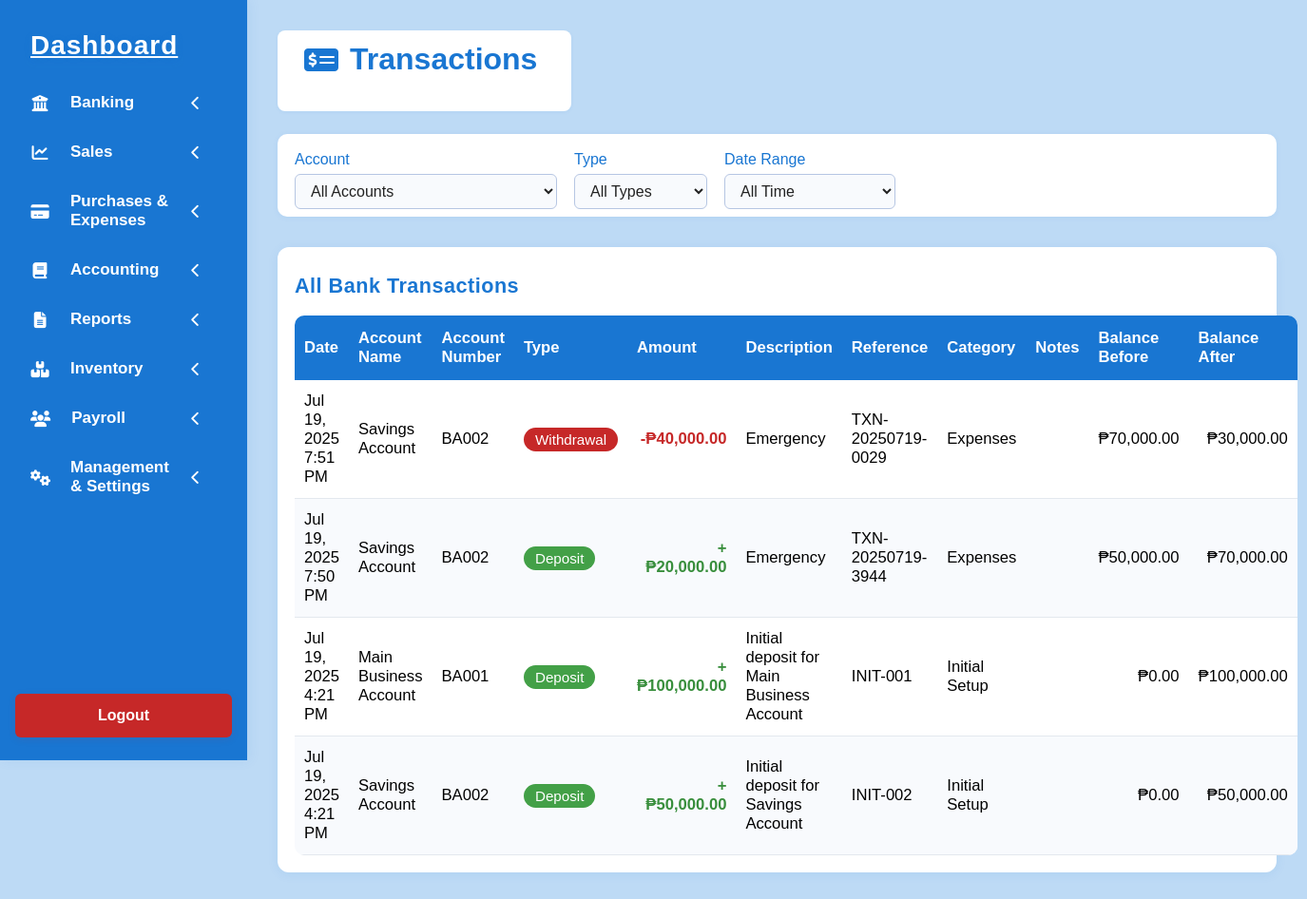
Screenshot of /Banking_files/Transaction_form.php with the database file from the repository.
### tables this page shows
CREATE TABLE `bank_transactions` (
  `id` int(11) NOT NULL,
  `bank_account_id` int(11) NOT NULL,
  `transaction_type` enum('deposit','withdrawal','transfer_in','transfer_out','fee','interest','adjustment') NOT NULL,
  `amount` decimal(15,2) NOT NULL,
  `balance_before` decimal(15,2) NOT NULL,
  `balance_after` decimal(15,2) NOT NULL,
  `description` varchar(255) NOT NULL,
  `reference_number` varchar(100) DEFAULT NULL,
  `transaction_date` datetime NOT NULL DEFAULT current_timestamp(),
  `category` varchar(100) DEFAULT NULL,
  `notes` text DEFAULT NULL,
  `user_id` int(11) DEFAULT NULL,
  `related_transaction_id` int(11) DEFAULT NULL,
  `status` enum('pending','completed','cancelled','failed') DEFAULT 'completed',
  `created_at` timestamp NOT NULL DEFAULT current_timestamp()
);

CREATE TABLE `bank_accounts` (
  `id` int(11) NOT NULL,
  `account_name` varchar(100) NOT NULL,
  `account_number` varchar(50) DEFAULT NULL,
  `account_type` enum('checking','savings','business','investment') DEFAULT 'checking',
  `initial_balance` decimal(15,2) NOT NULL DEFAULT 0.00,
  `current_balance` decimal(15,2) NOT NULL DEFAULT 0.00,
  `currency` varchar(10) DEFAULT 'PHP',
  `description` text DEFAULT NULL,
  `status` enum('active','inactive','closed') DEFAULT 'active',
  `created_at` timestamp NOT NULL DEFAULT current_timestamp(),
  `updated_at` timestamp NOT NULL DEFAULT current_timestamp() ON UPDATE current_timestamp()
);

### Banking_files/Transaction_form.php (the view, shortened to what this page needs)
<?php include '../dashboard_things/sidebar_form.php'; ?>
<?php
include '../includes_files/connection.php';
$date_filter = isset($_GET['date_filter']) ? $_GET['date_filter'] : 'all_time';
$where = [];
$where_sql = $where ? 'WHERE ' . implode(' AND ', $where) : '';
$sql = "SELECT bt.*, ba.account_name, ba.account_number FROM bank_transactions bt JOIN bank_accounts ba ON bt.bank_account_id = ba.id $where_sql ORDER BY bt.transaction_date DESC";
$stmt = $conn->prepare($sql);
$stmt->execute();
$result = $stmt->get_result();
?>
<!DOCTYPE html>
<html lang="en">
<head>
    <link rel="stylesheet" href="transaction.css">
</head>
<body>
    <div class="main-content">
        <div class="section-title-box">
            <h1 class="section-title"><i class="fa-solid fa-money-check-dollar"></i> Transactions</h1>
        </div>
        <form class="transactions-filter-bar" method="get" id="filterForm">
            <div style="display: flex; flex-direction: column; gap: 4px;">
                <label for="account_id" style="color:#1976d2; font-weight:500;">Account</label>
                <select name="account_id" id="account_id" style="padding:8px 12px; border-radius:6px; border:1px solid #b6c6e3; min-width:160px;">
                    <option value="">All Accounts</option>
                </select>
            </div>
            <div style="display: flex; flex-direction: column; gap: 4px;">
                <label for="type" style="color:#1976d2; font-weight:500;">Type</label>
                <select name="type" id="type" style="padding:8px 12px; border-radius:6px; border:1px solid #b6c6e3; min-width:140px;">
                    <option value="">All Types</option>
                </select>
            </div>
            <div style="display: flex; flex-direction: column; gap: 4px; min-width:180px;">
                <label for="date_filter" style="color:#1976d2; font-weight:500;">Date Range</label>
                <select name="date_filter" id="date_filter" style="padding:8px 12px; border-radius:6px; border:1px solid #b6c6e3;">
                    <option value="all_time" <?= ($date_filter=='all_time')?'selected':'' ?>>All Time</option>
                </select>
            </div>
        </form>
        <div class="transactions-table-container">
            <h2 class="transactions-table-title">All Bank Transactions</h2>
            <table class="transactions-table">
                <thead>
                    <tr>
                        <th>Date</th>
                        <th>Account Name</th>
                        <th>Account Number</th>
                        <th>Type</th>
                        <th>Amount</th>
                        <th>Description</th>
                        <th>Reference</th>
                        <th>Category</th>
                        <th>Notes</th>
                        <th>Balance Before</th>
                        <th>Balance After</th>
                    </tr>
                </thead>
                <tbody>
                <?php if ($result && $result->num_rows > 0): ?>
                    <?php while($row = $result->fetch_assoc()): ?>
                        <tr>
                            <td><?= htmlspecialchars(date('M j, Y g:i A', strtotime($row['transaction_date']))) ?></td>
                            <td><?= htmlspecialchars($row['account_name']) ?></td>
                            <td><?= htmlspecialchars($row['account_number']) ?></td>
                            <td>
                                <?php
                                $type = $row['transaction_type'];
                                $typeIcon = [
                                    'deposit' => '<i class="fa-solid fa-arrow-down"></i>',
                                    'withdrawal' => '<i class="fa-solid fa-arrow-up"></i>',
                                    'transfer_in' => '<i class="fa-solid fa-arrow-right-arrow-left"></i>',
                                    'transfer_out' => '<i class="fa-solid fa-arrow-right-arrow-left"></i>',
                                    'fee' => '<i class="fa-solid fa-receipt"></i>',
                                    'interest' => '<i class="fa-solid fa-percent"></i>',
                                    'adjustment' => '<i class="fa-solid fa-sliders"></i>',
                                ];
                                $typeLabel = [
                                    'deposit' => 'Deposit',
                                    'withdrawal' => 'Withdrawal',
                                    'transfer_in' => 'Transfer In',
                                    'transfer_out' => 'Transfer Out',
                                    'fee' => 'Fee',
                                    'interest' => 'Interest',
                                    'adjustment' => 'Adjustment',
                                ];
                                $badgeClass = 'type-badge ' . $type;
                                echo '<span class="' . $badgeClass . '">' . ($typeIcon[$type] ?? '') . ($typeLabel[$type] ?? ucfirst($type)) . '</span>';
                                ?>
                            </td>
                            <td style="text-align:right; color:<?= ($row['transaction_type']==='deposit'||$row['transaction_type']==='transfer_in') ? '#388e3c' : '#c62828' ?>; font-weight:600;">
                                <?= ($row['transaction_type']==='deposit'||$row['transaction_type']==='transfer_in') ? '+' : '-' ?>₱<?= number_format($row['amount'], 2) ?>
                            </td>
                            <td><?= htmlspecialchars($row['description']) ?></td>
                            <td><?= htmlspecialchars($row['reference_number']) ?></td>
                            <td><?= htmlspecialchars($row['category']) ?></td>
                            <td><?= htmlspecialchars($row['notes']) ?></td>
                            <td style="text-align:right;">₱<?= number_format($row['balance_before'], 2) ?></td>
                            <td style="text-align:right;">₱<?= number_format($row['balance_after'], 2) ?></td>
                        </tr>
                    <?php endwhile; ?>
                <?php else: ?>
                    <tr><td colspan="11">No transactions found.</td></tr>
                <?php endif; ?>
                </tbody>
            </table>
        </div>
    </div>
</body>
</html>

### dashboard_things/sidebar_style.css (style rules this page uses)
body { margin: 0; padding: 0; font-family: 'Poppins', Arial, sans-serif; background: #bddaf5; }
.main-content { color: #222; margin-left: 260px; position: relative; z-index: 1; padding: 32px; }
.main-content h1 { display: inline-flex; align-items: center; font-size: 2rem; font-weight: 700; margin: 0 0 24px 0; padding: 0; background: none; box-shadow: none; }
.section-title { display: inline-flex; align-items: center; font-size: 2rem; font-weight: 700; margin: 0 0 24px 0; padding: 8px 22px 8px 16px; background: #e3f2fd; color: #1976d2; border-radius: 8px; box-shadow: 0 1px 4px rgba(25, 118, 210, 0.06); box-sizing: border-box; }
.section-title i { margin-right: 12px; }

### Banking_files/transaction.css (style rules this page uses)
.main-content { color: #222; margin-left: 260px; position: relative; z-index: 1; padding: 32px; }
.section-title-box { display: inline-block; background: #fff; border-radius: 8px; box-shadow: 0 1px 4px rgba(25, 118, 210, 0.06); padding: 12px 36px 12px 28px; }
.section-title { display: inline-flex; align-items: center; font-size: 2rem; font-weight: 700; margin: 0 0 24px 0; padding: 8px 22px 8px 16px; background: none; color: #1976d2; border-radius: 8px; box-shadow: none; box-sizing: border-box; }
.section-title i { margin-right: 12px; }
.transactions-table-container { background: #fff; border-radius: 12px; box-shadow: 0 2px 12px rgba(25, 118, 210, 0.08); padding: 28px 18px 18px 18px; margin-top: 32px; margin-bottom: 32px; }
.transactions-table-title { margin: 0 0 18px 0; color: #1976d2; font-weight: 600; font-size: 1.35rem; letter-spacing: 0.5px; }
.transactions-table { width: 100%; border-collapse: separate; border-spacing: 0; background: #fff; font-size: 1.04rem; box-shadow: none; border-radius: 10px; overflow: hidden; margin-bottom: 0; }
.transactions-table th { background: #1976d2; color: #fff; font-weight: 600; padding: 14px 10px; border: none; text-align: left; position: sticky; top: 0; z-index: 2; }
.transactions-table td { padding: 12px 10px; border-bottom: 1px solid #e3e8ee; background: #fff; vertical-align: middle; transition: background 0.18s; }
.transactions-table tr:nth-child(even) td { background: #f8fafd; }
.transactions-table td .type-badge { display: inline-flex; align-items: center; gap: 6px; padding: 4px 12px; border-radius: 16px; font-size: 0.95rem; font-weight: 500; color: #fff; }
.type-badge.deposit { background: #43a047; }
.type-badge.withdrawal { background: #c62828; }
.transactions-filter-bar { background: #fff; border-radius: 10px; box-shadow: 0 1px 6px rgba(25,118,210,0.07); padding: 18px 18px 8px 18px; display: flex; gap: 18px; flex-wrap: wrap; align-items: flex-end; margin-bottom: 24px; margin-top: 24px; }
.transactions-filter-bar label { color: #1976d2; font-weight: 500; font-size: 1rem; margin-bottom: 2px; }
.transactions-filter-bar select, .transactions-filter-bar input[type="date"] { padding: 10px 14px; border-radius: 6px; border: 1px solid #b6c6e3; font-size: 1rem; outline: none; transition: border-color 0.2s, box-shadow 0.2s; background: #f8fafd; color: #222; min-width: 140px; box-shadow: none; }

### rows the page displays
bank_transactions: transaction_date "Jul 19, 2025 7:51 PM", bank_account.account_name "Savings Account", bank_account.account_number "BA002", transaction_type "Withdrawal", amount "40,000.00", description "Emergency", reference_number "TXN-20250719-0029", category "Expenses", balance_before "70,000.00", balance_after "30,000.00"
bank_transactions: transaction_date "Jul 19, 2025 7:50 PM", bank_account.account_name "Savings Account", bank_account.account_number "BA002", transaction_type "Deposit", amount "20,000.00", description "Emergency", reference_number "TXN-20250719-3944", category "Expenses", balance_before "50,000.00", balance_after "70,000.00"
bank_transactions: transaction_date "Jul 19, 2025 4:21 PM", bank_account.account_name "Main Business Account", bank_account.account_number "BA001", transaction_type "Deposit", amount "100,000.00", description "Initial deposit for Main Business Account", reference_number "INIT-001", category "Initial Setup", balance_before "0.00", balance_after "100,000.00"
bank_transactions: transaction_date "Jul 19, 2025 4:21 PM", bank_account.account_name "Savings Account", bank_account.account_number "BA002", transaction_type "Deposit", amount "50,000.00", description "Initial deposit for Savings Account", reference_number "INIT-002", category "Initial Setup", balance_before "0.00", balance_after "50,000.00"
